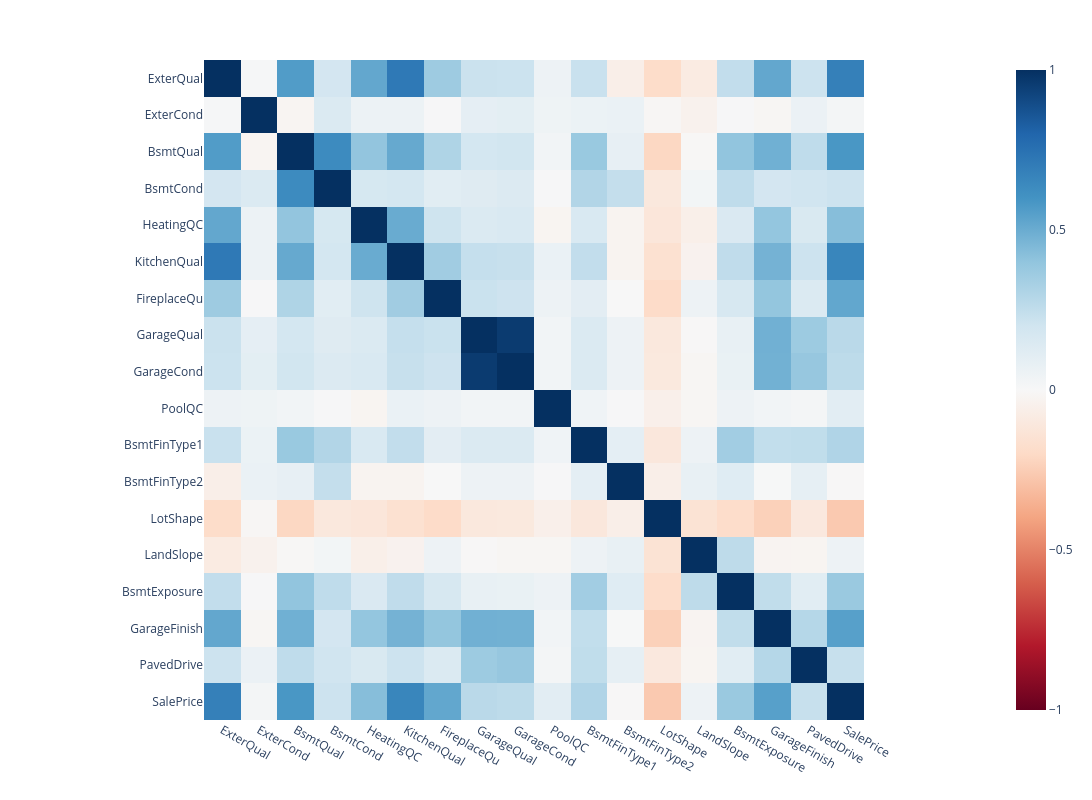

Source (notebook cell):
### Markdown cell above
##### check some correlation

### Code cell
encodata['SalePrice']= data['SalePrice']
corre2=encodata.corr()
px.imshow(corre2,
                width=1200,height=800,
                color_continuous_scale=px.colors.sequential.RdBu , zmin=-1,zmax=1)

### Figure 1 — Plotly figure (JSON) as saved in the notebook; plotly's stock layout.template omitted (floating-point values rounded to 4 significant figures; data arrays with more than 128 entries replaced by an {"elided": "..."} marker saying what was removed)
{"data": [{"coloraxis": "coloraxis", "hovertemplate": "x: %{x}<br>y: %{y}<br>color: %{z}<extra></extra>", "name": "0", "type": "heatmap", "x": ["ExterQual", "ExterCond", "BsmtQual", "BsmtCond", "HeatingQC", "KitchenQual", "FireplaceQu", "GarageQual", "GarageCond", "PoolQC", "BsmtFinType1", "BsmtFinType2", "LotShape", "LandSlope", "BsmtExposure", "GarageFinish", "PavedDrive", "SalePrice"], "xaxis": "x", "y": ["ExterQual", "ExterCond", "BsmtQual", "BsmtCond", "HeatingQC", "KitchenQual", "FireplaceQu", "GarageQual", "GarageCond", "PoolQC", "BsmtFinType1", "BsmtFinType2", "LotShape", "LandSlope", "BsmtExposure", "GarageFinish", "PavedDrive", "SalePrice"], "yaxis": "y", "z": {"elided": "18x18 float values"}}], "layout": {"coloraxis": {"cmax": 1, "cmin": -1, "colorscale": [[0, "rgb(103,0,31)"], [0.1, "rgb(178,24,43)"], [0.2, "rgb(214,96,77)"], [0.3, "rgb(244,165,130)"], [0.4, "rgb(253,219,199)"], [0.5, "rgb(247,247,247)"], [0.6, "rgb(209,229,240)"], [0.7, "rgb(146,197,222)"], [0.8, "rgb(67,147,195)"], [0.9, "rgb(33,102,172)"], [1, "rgb(5,48,97)"]]}, "height": 800, "margin": {"t": 60}, "width": 1200, "xaxis": {"anchor": "y", "constrain": "domain", "domain": [0, 1], "scaleanchor": "y"}, "yaxis": {"anchor": "x", "autorange": "reversed", "constrain": "domain", "domain": [0, 1]}}}
